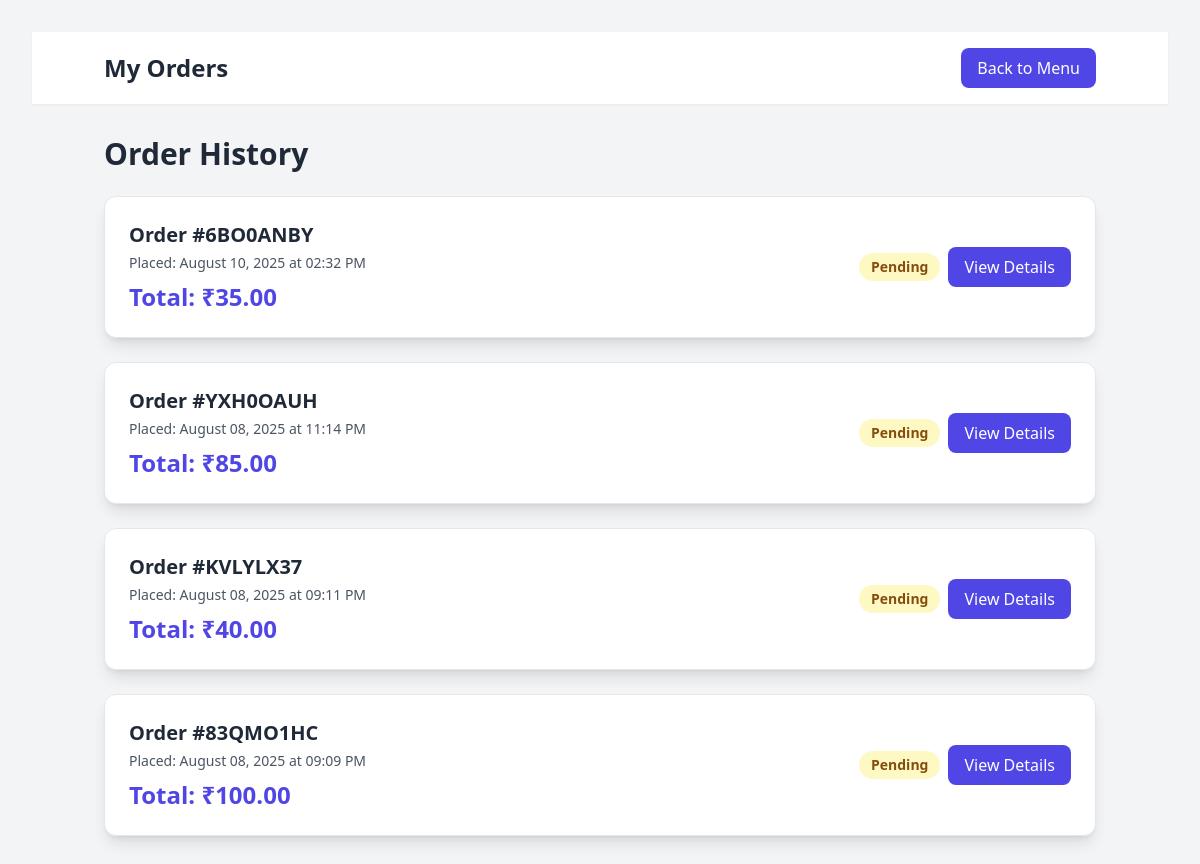
The page /student/orders/ (signed in) on the database its author committed.
### canteen_app/models.py (models this page shows, shortened)
class Order(models.Model):
    STATUS_CHOICES = (
        ('pending', 'Pending'),
        ('preparing', 'Preparing'),
        ('ready', 'Ready for Pickup'),
        ('completed', 'Completed'),
        ('cancelled', 'Cancelled'),
    )
    user = models.ForeignKey(User, on_delete=models.CASCADE, related_name='orders')
    order_number = models.CharField(max_length=20, unique=True)
    total_amount = models.DecimalField(max_digits=8, decimal_places=2)
    status = models.CharField(max_length=20, choices=STATUS_CHOICES, default='pending')
    created_at = models.DateTimeField(auto_now_add=True)
    updated_at = models.DateTimeField(auto_now=True)
    pickup_time = models.DateTimeField(null=True, blank=True)

### canteen_app/views.py (the view)
# urls.py: path('student/orders/', views.student_orders_history, name='student_orders'),
@login_required
@user_passes_test(is_student)
def student_orders_history(request):
    orders = Order.objects.filter(user=request.user).order_by('-created_at')
    return render(request, 'canteen_app/student_order_history.html', {'orders': orders})

### canteen_app/views.py (called while the page is built)
def is_student(user):
    return user.is_authenticated and user.role == 'student'

### canteen_app/templates/canteen_app/student_order_history.html (shortened to what this page needs)
{% extends 'canteen_app/base.html' %}  {% block content %}
<div class="min-h-screen bg-gray-100 p-8">
  <header class="bg-white shadow-sm sticky top-0 z-50">
    <div class="container mx-auto p-4 flex justify-between items-center">
      <h1 class="text-2xl font-bold text-gray-800">My Orders</h1>
      <a
        href="{% url 'student_menu' %}"
        class="px-4 py-2 bg-indigo-600 text-white rounded-lg hover:bg-indigo-700 transition"
        >Back to Menu</a
      >
    </div>
  </header>
  <main class="container mx-auto px-4 py-8">
    <h2 class="text-3xl font-bold text-gray-800 mb-6">Order History</h2>
    <div class="space-y-6">
      {% for order in orders %}
      <div
        class="bg-white p-6 rounded-xl shadow-lg border border-gray-200 flex flex-col md:flex-row justify-between items-start md:items-center"
      >
        <div>
          <h3 class="text-xl font-bold text-gray-800">
            Order #{{ order.order_number }}
          </h3>
          <p class="text-gray-600 mt-1 text-sm">
            Placed: {{ order.created_at|date:"F d, Y" }} at
            {{order.created_at|date:"h:i A" }}
          </p>
          <p class="font-bold text-indigo-600 text-2xl mt-2">
            Total: ₹{{ order.total_amount|floatformat:2 }}
          </p>
        </div>
        <div class="mt-4 md:mt-0 flex items-center space-x-2">
          <span
            class="px-3 py-1 rounded-full text-sm font-semibold {% if order.status == 'pending' %}bg-yellow-100 text-yellow-800{% endif %}   "
          >
            {{ order.get_status_display }}
          </span>
          <a
            href="{% url 'order_tracking' order.id %}"
            class="px-4 py-2 bg-indigo-600 text-white rounded-lg hover:bg-indigo-700 transition"
            >View Details</a
          >
        </div>
      </div>
      {% empty %}
      <div class="p-6 text-center text-gray-500 bg-white rounded-xl shadow-md">
        You have not placed any orders yet.
      </div>
      {% endfor %}
    </div>
  </main>
</div>
{% endblock %}

### canteen_app/templates/canteen_app/base.html (style rules this page uses)
body { font-family: ui-sans-serif, system-ui, -apple-system, BlinkMacSystemFont, "Segoe UI", Roboto, "Helvetica Neue", Arial, "Noto Sans", sans-serif; }

### rows shown on the page
Order: order_number "6BO0ANBY", created_at "August 10, 2025", created_at "02:32 PM", total_amount "35.00", status "Pending"
Order: order_number "YXH0OAUH", created_at "August 08, 2025", created_at "11:14 PM", total_amount "85.00", status "Pending"
Order: order_number "KVLYLX37", created_at "August 08, 2025", created_at "09:11 PM", total_amount "40.00", status "Pending"
Order: order_number "83QMO1HC", created_at "August 08, 2025", created_at "09:09 PM", total_amount "100.00", status "Pending"
